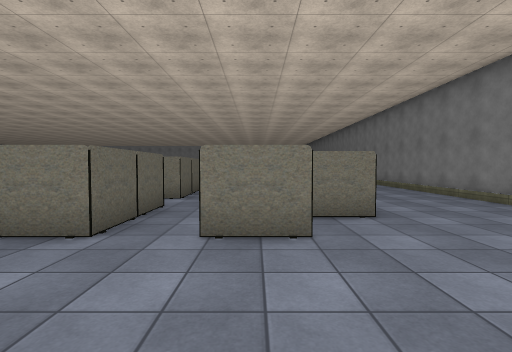
View 1 (above)

24 first-person views from a walk through a Unity game level. The camera is 1.4 m above the floor, tilts 2° down and sees 85° across. The floor is counted in squares, 1.45 m on a side. Each view is taken from the middle of a square. On the plan, view 1 faces up. The plan holds only what a view shows up to about 11 squares ahead; the rest is blank. The place goes on beyond the plan. The player character is not drawn. Some surface patterns are stand-ins.

View 2
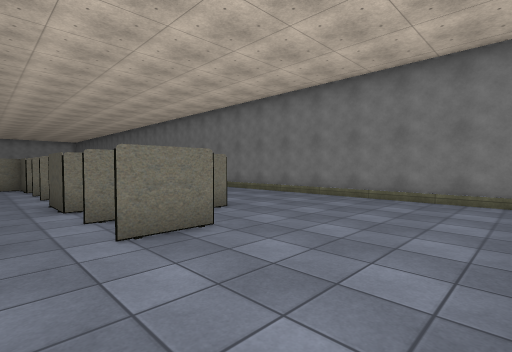

View 3
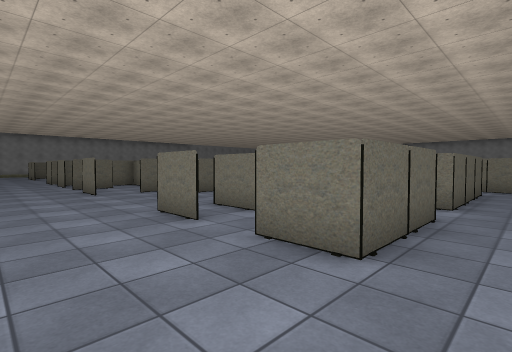

View 4
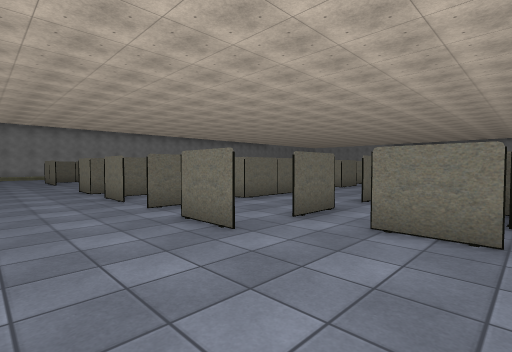

View 5
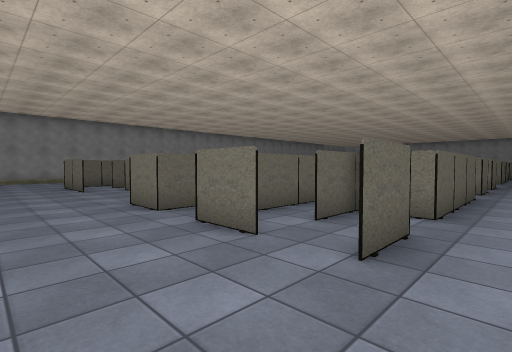

View 6
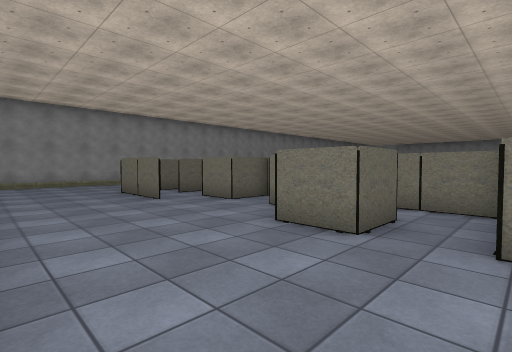

View 7
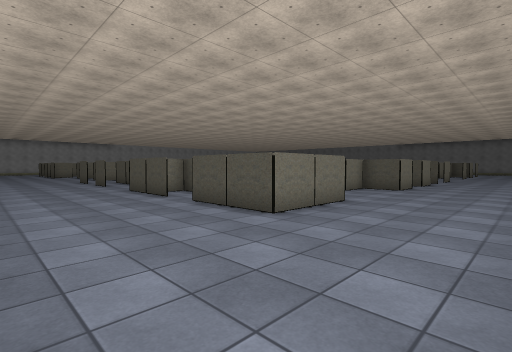

View 8
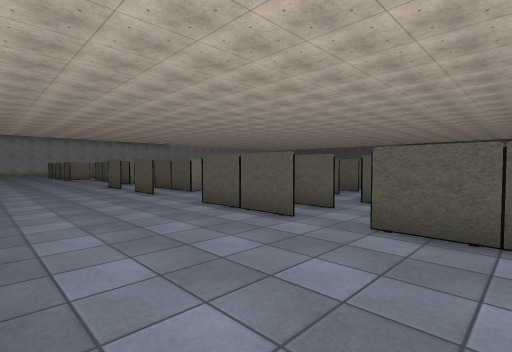

View 9
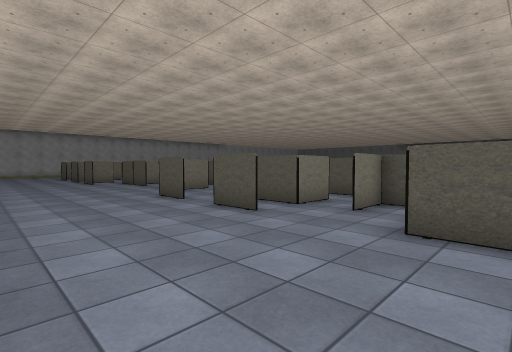

View 10
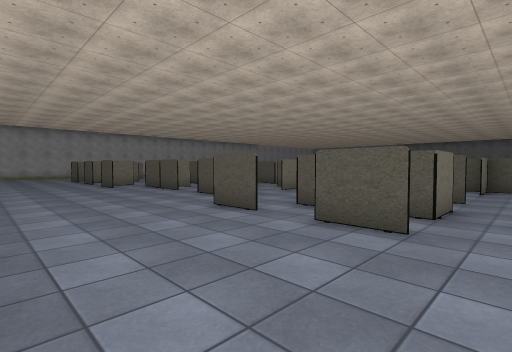

View 11
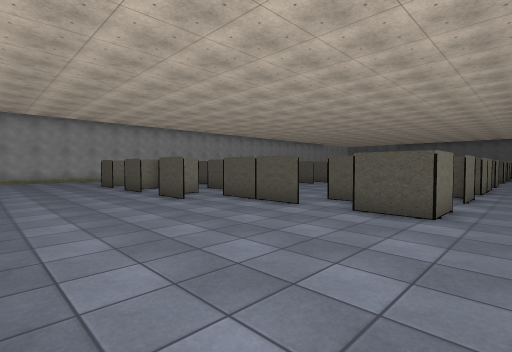

View 12
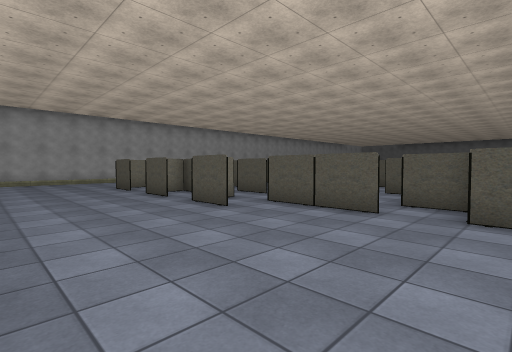

View 13
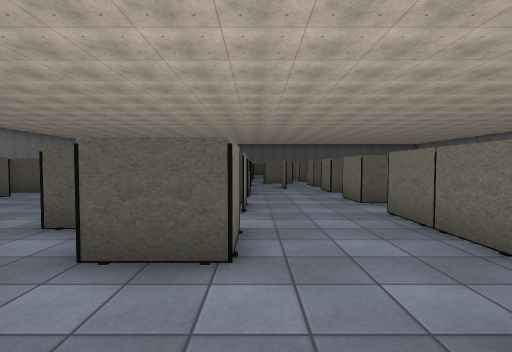

View 14
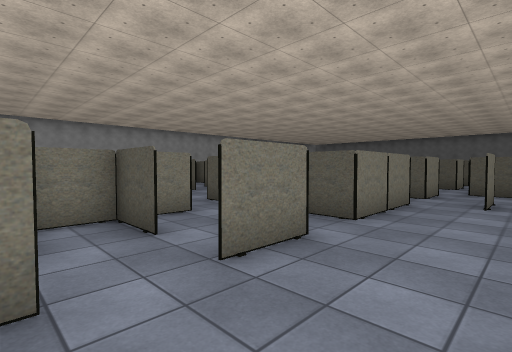

View 15
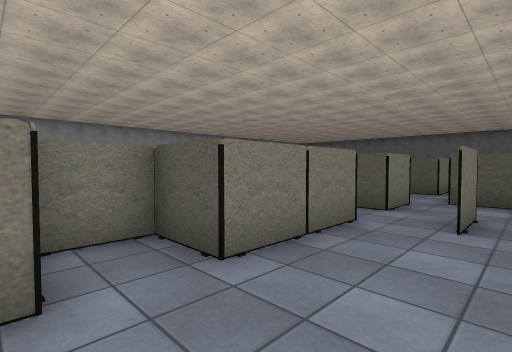

View 16
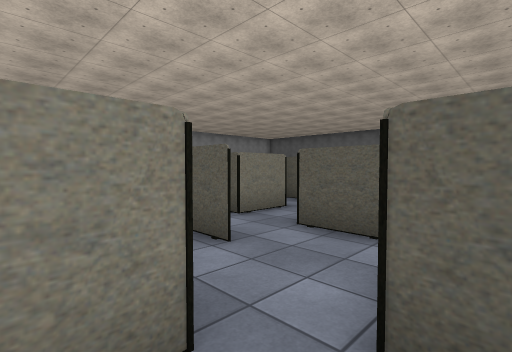

View 17
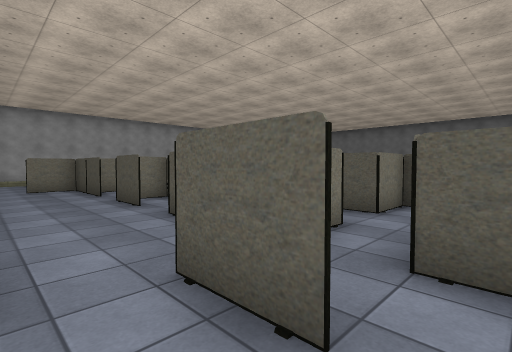

View 18
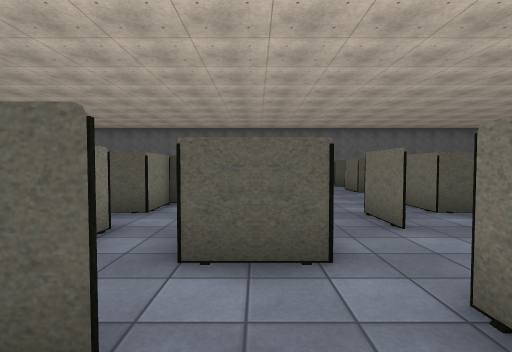

View 19
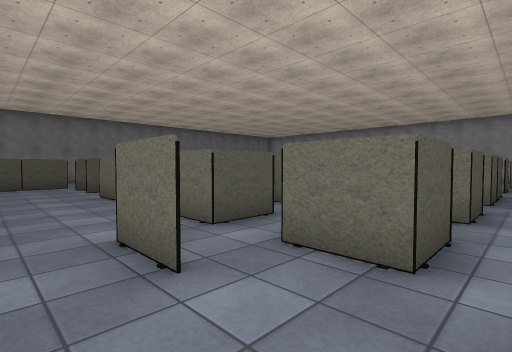

View 20
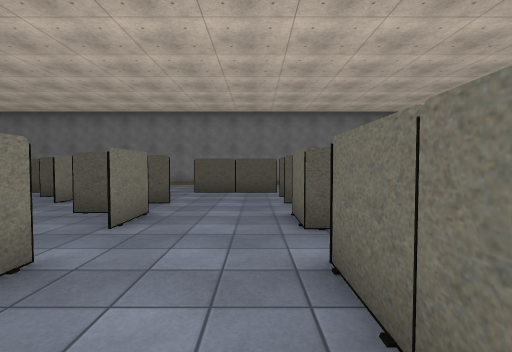

View 21
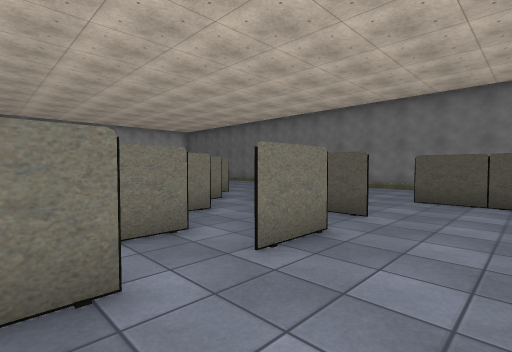

View 22
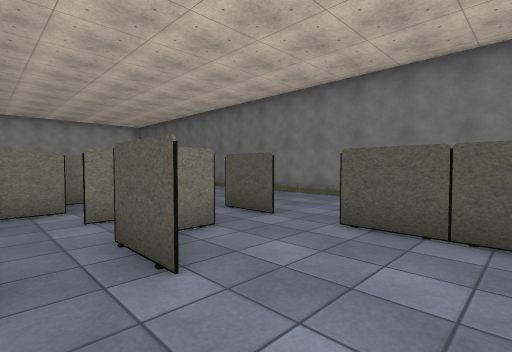

View 23
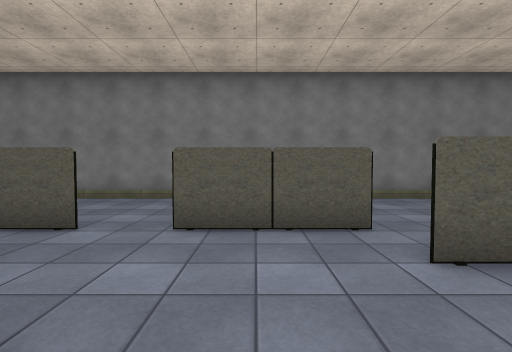

View 24
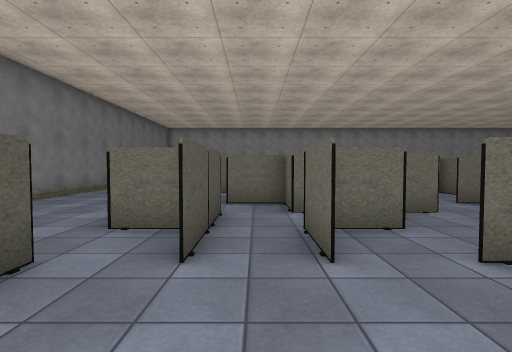

### Floor plan
Points are (right, up) in squares from view 1. A wall is a line through its corners. A room is listed if a view was taken in it or the views show most of it. See-through windows are left out.
Room 1 (views 1, 2, 3, 4, 5, 6, 7, 8, 9, 10, 11, 12, 13, 14, 15, 16, 20, 21, 22, 23, 24)
walls: (-14.2, 14.4) (-14.2, 12.8); (-11.2, 15.6) (-11.2, 17.3) (-9.6, 17.3); (-13.6, 18.2) (-13.6, 19.6); (-14.2, 11.4) (-14.2, 6.6); (-11.2, 12.6) (-11.2, 14.4); (-15.6, 18.7) (-17.4, 18.7); (-18.7, 13.5) (-18.7, 14.9); (-18.7, 16.8) (-18.7, 17.3) (-18, 17.3); (-9.9, 18.7) (-8.1, 18.7); (-8.3, 15.6) (-8.3, 17.3) (-5.2, 17.3); (-9.7, 20.2) (-11.2, 20.2); (-18.5, 20.2) (-20.4, 20.2); (-5.9, 12.8) (-5.1, 12.8); (-6.7, 10.8) (-6.7, 9.8); (-11.2, 6.9) (-11.2, 5.1); (-21.7, 20.2) (-23.4, 20.2); (-18.8, 6.8) (-19.2, 6.8); (-14.2, 5.4) (-14.2, 3.6); (-11.2, 5.2) (-11.2, 6.6); (-5.1, 20.2) (-6, 20.2); (-3.6, 17.3) (-2.1, 17.3); (-15.6, 3.8) (-16.5, 3.8); (-8.1, 5.3) (-9.9, 5.3); (-11.2, 3.8) (-12.9, 3.8); (-24.6, 20.2) (-26.4, 20.2); (-18.8, 3.8) (-20.4, 3.8); (-5.2, 5.3) (-6.8, 5.3); (-0.8, 14.4) (-0.8, 12.8); (-0.8, 12.7) (-0.8, 14.2) (-2.2, 14.2); (-27.7, 14.1) (-27.7, 15.9); (-18.7, 27.9) (-18.7, 29.1); (-27.7, 17.1) (-27.7, 18.8); (-0.8, 20.1) (-0.8, 21.9); (0.6, 15.8) (1.8, 15.8); (0.7, 14.2) (0.7, 17.4); (-24.6, 3.8) (-27.7, 3.8) (-27.7, 6.9); (-0.8, 6.7) (-0.8, 8.4); (2.2, 17.1) (2.2, 20.4); (2.2, 21.6) (2.2, 23.2); (0.8, 26.2) (-0.5, 26.2); (6.4, 13.6) (6.4, 15.5); (6.4, 21.5) (6.4, 25.2); (6.4, 0.2) (6.4, 12.1)
ways out: opening at (-18, 19) to room 2; opening at (-14.5, 19) to room 2; opening at (-11, 20) to room 3; opening at (-19, 27); opening at (-10.5, 15); opening at (-9, 16.5)
objects: other object (-28, 9) to (-27, 10); other object (-28, 27) to (-27, 28); other object (-28, 30) to (-27, 31); other object (-28, 33); other object (-27, 11); other object (-26, 6) to (-26, 7); other object (-26, 9) to (-25, 10); other object (-26, 13) to (-25, 14); other object (-26, 15); other object (-26, 16) to (-26, 17); other object (-26, 21) to (-25, 22); other object (-26, 24) to (-25, 25); other object (-26, 26) to (-25, 26); other object (-26, 30) to (-25, 31); other object (-25, 7) to (-24, 7); other object (-25, 12) to (-24, 13); other object (-25, 16) to (-24, 17); other object (-25, 23) to (-24, 23); other object (-25, 28) to (-24, 29); other object (-24, 8); other object (-23, 10) to (-22, 11); other object (-23, 15) to (-22, 16); other object (-23, 22) to (-22, 23); other object (-22, 7); other object (-22, 10) to (-20, 11); other object (-22, 17) to (-21, 17); other object (-22, 21) to (-20, 22); other object (-22, 24); other object (-22, 28) to (-20, 29); other object (-21, 5) to (-20, 5); other object (-20, 13) to (-20, 14); other object (-20, 24); other object (-18, 6) to (-17, 7); other object (-17, 4) to (-17, 5); other object (-17, 7) to (-17, 8); other object (-16, 6) to (-15, 7); other object (-11, 9) to (-10, 10); other object (-11, 11) to (-10, 11); other object (-10, 7) to (-8, 8); other object (-5, 16) to (-4, 17); other object (-5, 22) to (-4, 23); other object (-3, 4) to (-2, 5); other object (-3, 5) to (-2, 6); other object (-3, 8) to (-2, 9); other object (-3, 10) to (-2, 11); other object (-3, 11) to (-2, 13); other object (-3, 14) to (-2, 15); other object (-3, 20) to (-2, 21); other object (-3, 23) to (-2, 25); other object (-2, 16) to (-1, 17); other object (-2, 25) to (-1, 25); other object (-1, 23) to (1, 24); other object (0, 5) to (1, 6); other object (0, 7) to (1, 8); other object (0, 11) to (1, 13); other object (0, 22) to (1, 23); other object (1, 5) to (2, 6); other object (1, 10) to (2, 11); other object (1, 25) to (2, 26); other object (2, 15)
Room 2 (views 17, 18)
walls: (-17.1, 20.2) (-18.5, 20.2); (-14.1, 20.2) (-15.7, 20.2) (-15.7, 21); (-12.7, 21.6) (-12.7, 23.4)
ways out: opening at (-18, 19) to room 1; opening at (-14.5, 19) to room 1; opening at (-14, 24) to room 3; opening at (-13, 20.5) to room 3
Room 3 (view 19)
walls: (-9.6, 23.2) (-11.4, 23.2); (-11.2, 20.2) (-11.2, 21.9); (-12.5, 19.5) (-12, 19.5)
ways out: opening at (-11, 20) to room 1; opening at (-14, 24) to room 2; opening at (-13, 20.5) to room 2; opening at (-12.5, 28.5); opening at (-10.5, 22.5); opening at (-10.5, 27)

Positions as (right, up) in squares from view 1, and headings:
1: (0, 0), facing up
2: (-2, 0), facing up-right
3: (-1, 1), facing up-left
4: (-8, 1), facing up-left
5: (-13, 1), facing up-left
6: (-17, 0), facing up-left
7: (-32, 0), facing up-right
8: (-32, 5), facing up-right
9: (-32, 10), facing up-right
10: (-32, 13), facing up-right
11: (-32, 19), facing up-right
12: (-32, 21), facing up-right
13: (-29, 20), facing right
14: (-25, 18), facing up-right
15: (-22, 18), facing up-right
16: (-15, 19), facing up-right
17: (-14, 21), facing up-right
18: (-14, 21), facing right
19: (-12, 20), facing down-right
20: (-8, 18), facing right
21: (-6, 18), facing up-right
22: (-2, 18), facing up-right
23: (-2, 19), facing right
24: (0, 20), facing down
